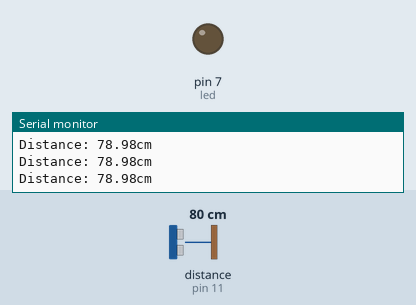
Bench run of a sketch on a simulated Arduino Uno, built with avr-gcc and run on an emulated ATmega328P. Shown: output pins drawn as LEDs (lit = HIGH), the last lines printed to the serial monitor. Wiring (inferred from the names in the program): ultrasonic range finder: trigger pin 10; echo pin 11. Dashed ring = blinking. Inputs (shaded band) come from the test bench; at power-on: distance to the obstacle (sensor on pin 11) 80 cm. The echo pulse lasts 58.3 µs per cm; pins used as bus, display or sensor lines are not drawn.

Above: at 1.3 s.
1.4 s: distance to the obstacle (sensor on pin 11) set to 7 cm
2.9 s: distance to the obstacle (sensor on pin 11) set to 4 cm
At 3.19 s:
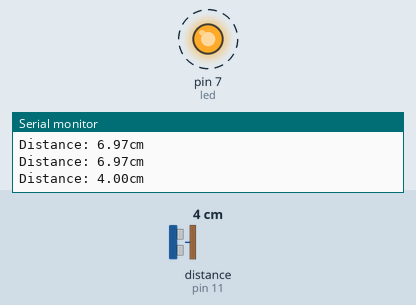
6.0 s: distance to the obstacle (sensor on pin 11) set to 9 cm
At 7.3 s:
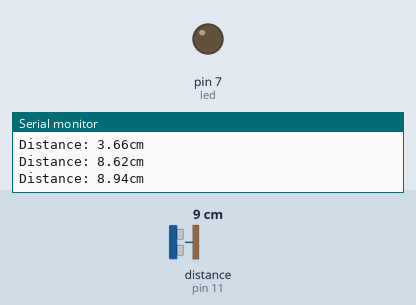
7.6 s: distance to the obstacle (sensor on pin 11) set to 2 cm
At 8.01 s:
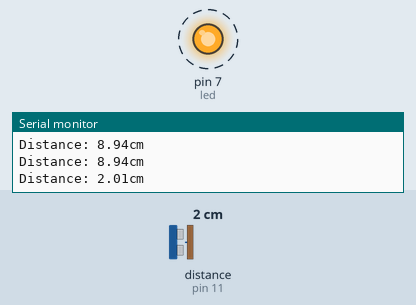
Timing chart, 0 to 11.7 s (numbered marks = the images above; inputs shaded):
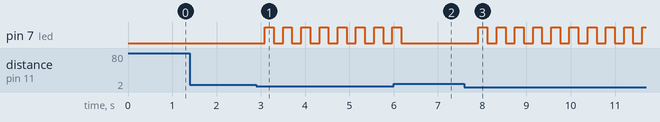

The sketch:

senzor_distanta.ino
```cpp
int trig = 10;
int echo = 11;
int led=7;

long duration;
float distance;

void setup() {
  // put your setup code here, to run once:
  pinMode(trig, OUTPUT);
  pinMode(echo, INPUT);
  Serial.begin(9600);
  pinMode(led,OUTPUT);

}

void loop() {
  // put your main code here, to run repeatedly:
  digitalWrite(trig, LOW);
  delay(10);

  digitalWrite(trig, HIGH);
  delayMicroseconds(10);
  digitalWrite(trig, LOW);

  duration = pulseIn(echo, HIGH);

  distance = duration * 0.017;

  Serial.print("Distance: ");
  Serial.print(distance);
  Serial.println("cm");

  while(distance<5)
  {
    digitalWrite(led,HIGH);
    delay(200);
    digitalWrite(led,LOW);
    delay(200);


    digitalWrite(trig, LOW);
  delay(10);

  digitalWrite(trig, HIGH);
  delayMicroseconds(10);
  digitalWrite(trig, LOW);

  duration = pulseIn(echo, HIGH);

  distance = duration * 0.017;

  Serial.print("Distance: ");
  Serial.print(distance);
  Serial.println("cm");
  }
  delay(500);
}
```

Measured:
- the behaviour switches between 6 and 5 cm on distance to the obstacle (sensor on pin 11) (found by bisection; images 0 and 1)
- after the input at 2.9 s, pin 7 (led): alternates HIGH for 0.20 s and LOW for 0.21 s, starting after 0.19 s
- after the input at 6.0 s, pin 7 (led): goes on until 6.2 s, then stays LOW
- after the input at 7.6 s, pin 7 (led): alternates HIGH for 0.20 s and LOW for 0.21 s, starting after 0.32 s
